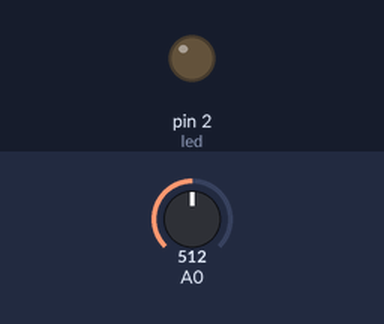
This sketch was run on a simulated Arduino Uno, built with avr-gcc and run on an emulated ATmega328P. Parts: output pins drawn as LEDs (lit = HIGH). Dashed ring = blinking. The inputs (shaded band) are chosen by the test bench; at power-on: A0 = 512.

Above: at 1.9 s.
2.0 s: A0 set to 900
At 2.3 s:
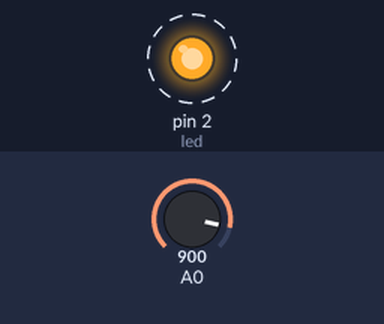
5.5 s: A0 set to 1023
At 5.79 s:
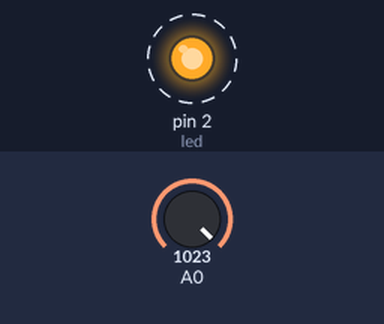
Timing chart, 0 to 15.0 s (numbered marks = the images above; inputs shaded):
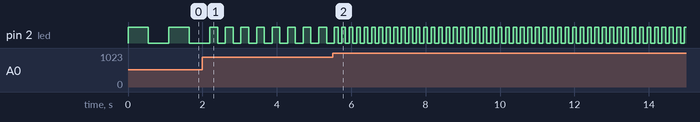

The sketch:

I302.ino
```cpp
const int led=2;
int val;
float volts;
void setup()
{
  pinMode(led,OUTPUT);
  digitalWrite(led,HIGH);
}
void loop()
{
  val=analogRead(0);
  val=map(val,0,1023,1000,100);
  digitalWrite(led,HIGH);
  delay(val);
  digitalWrite(led,LOW);
  delay(val);
}
```

Measured:
- after the input at 2.0 s, pin 2 (led): alternates HIGH for 0.21 s and LOW for 0.21 s, starting after 0.41 s
- after the input at 5.5 s, pin 2 (led): alternates HIGH for 0.10 s and LOW for 0.10 s, starting after 0.15 s
